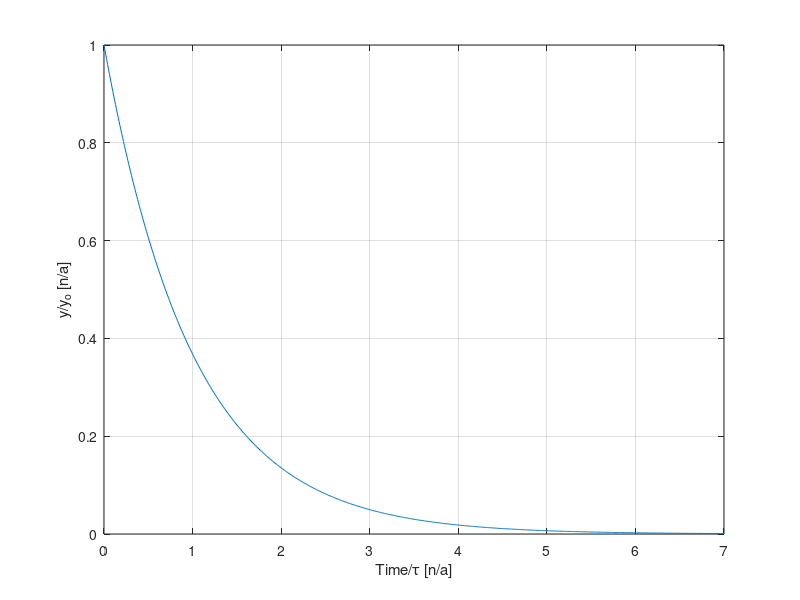

The MATLAB source for this figure:
tau=1;             % time constant
t = 0:0.01:7;      % time vector [s]
y = exp(-t/tau);   % free response
figure(1)
plot(t,y)
xlabel('Time/\tau [n/a]')
ylabel('y/y_o [n/a]')
grid

